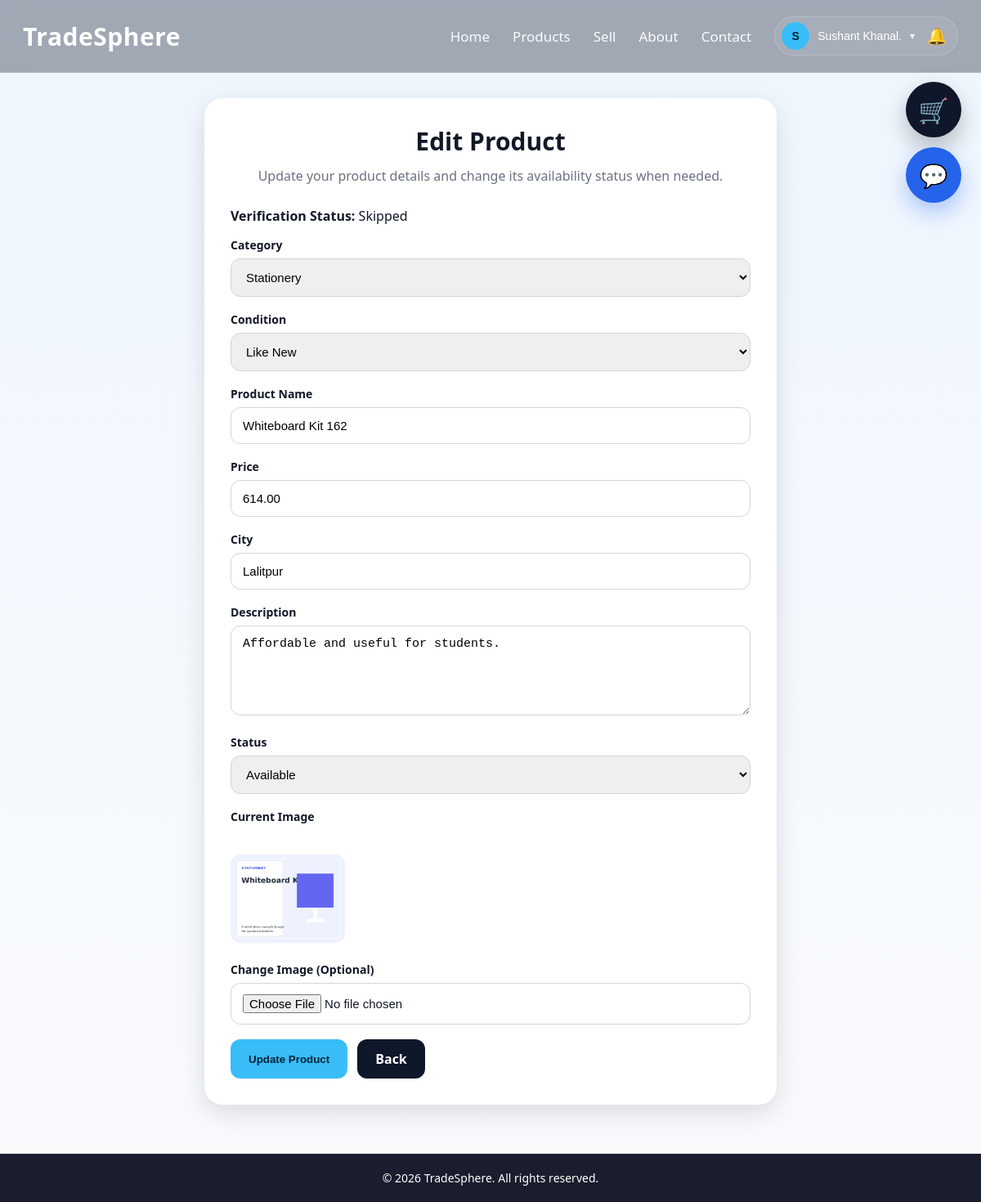
Page /edit_product.php?id=96 (signed in) on the earlier database version.
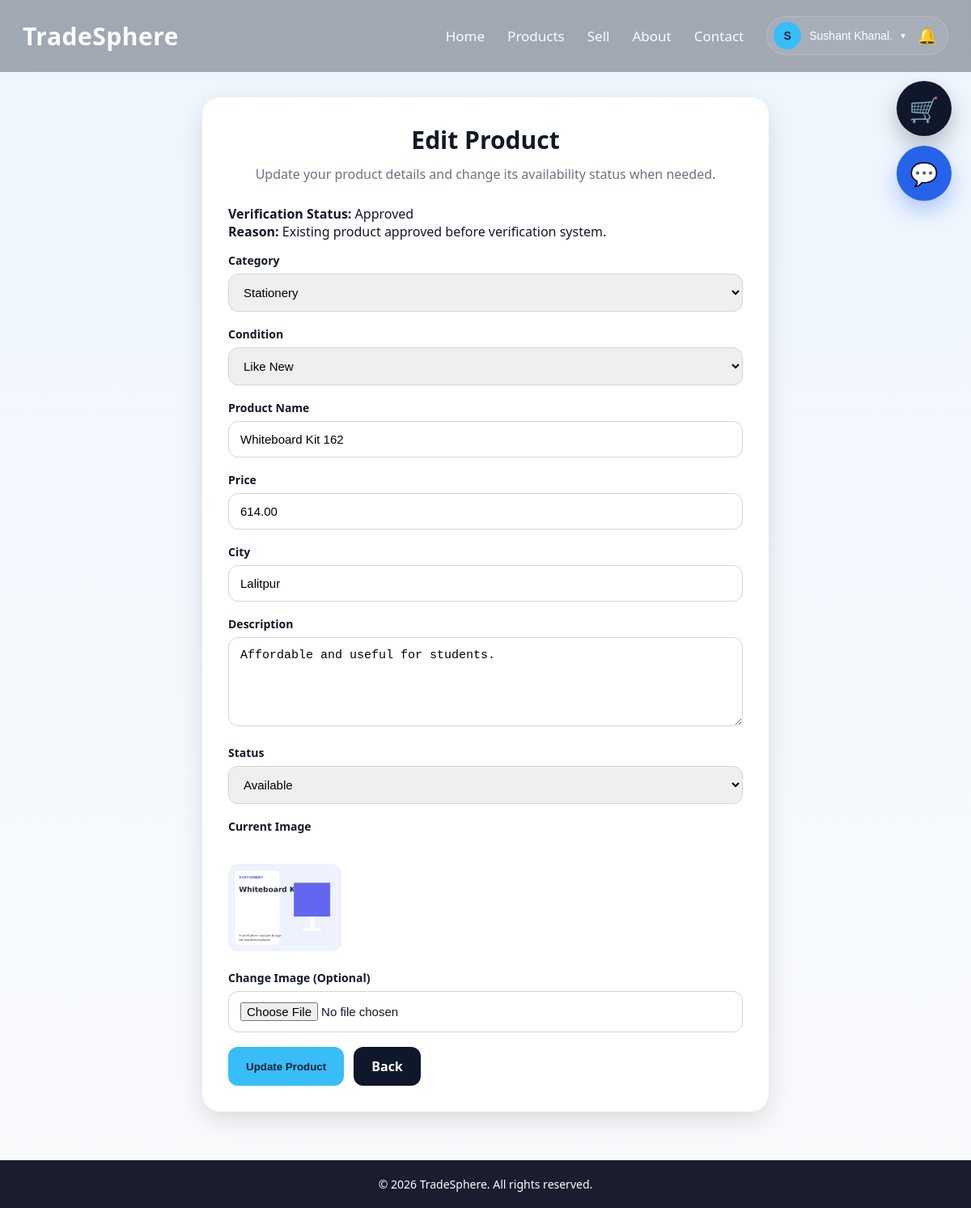
Same page on the later database version.
### tables this page shows
CREATE TABLE `products` (
  `id` int(11) NOT NULL,
  `user_id` int(11) DEFAULT NULL,
  `name` varchar(255) DEFAULT NULL,
  `category_id` int(11) DEFAULT NULL,
  `price` decimal(10,2) DEFAULT NULL,
  `city` varchar(100) DEFAULT NULL,
  `seller_email` varchar(150) DEFAULT NULL,
  `contact_number` varchar(20) DEFAULT NULL,
  `contact_info` varchar(255) DEFAULT NULL,
  `image` varchar(255) DEFAULT NULL,
  `description` text DEFAULT NULL,
  `product_condition` varchar(50) DEFAULT NULL,
  `status` enum('available','sold') DEFAULT 'available',
  `created_at` timestamp NOT NULL DEFAULT current_timestamp(),
  `average_rating` decimal(3,2) NOT NULL DEFAULT 0.00,
  `rating_count` int(11) NOT NULL DEFAULT 0,
  `ai_status` enum('approved','manual_review','rejected','skipped') DEFAULT 'skipped',
  `ai_reason` text DEFAULT NULL
);

CREATE TABLE `categories` (
  `id` int(11) NOT NULL,
  `name` varchar(100) NOT NULL
);

### edit_product.php (the view, shortened to what this page needs)
<?php
include "config/db.php";
$userEmail = $conn->real_escape_string($_SESSION['user']);
$userRes = $conn->query("
    SELECT id, email
    FROM users
    WHERE email='$userEmail'
    LIMIT 1
");
$user = $userRes ? $userRes->fetch_assoc() : null;
$userId = (int)$user['id'];
$productId = (int)$_GET['id'];
$productRes = $conn->query("
    SELECT *
    FROM products
    WHERE id=$productId
    AND user_id=$userId
    LIMIT 1
");
$product = $productRes ? $productRes->fetch_assoc() : null;
$categories = $conn->query("SELECT * FROM categories ORDER BY name ASC");
$backLink = "profile.php#listings";
?>
<!DOCTYPE html>
<html lang="en">
<head>
    <link rel="stylesheet" href="css/style.css">
</head>
<body>
<?php include "includes/navbar.php"; ?>
<div class="form-page">
    <div class="form-card">
        <h2>
            <?php echo (($product['ai_status'] ?? '') === 'rejected') ? 'Edit & Resubmit Product' : 'Edit Product'; ?>
        </h2>
        <p class="helper">
            <?php if (($product['ai_status'] ?? '') === 'rejected'): ?>
                Update your rejected product details and resubmit it for admin verification.
            <?php else: ?>
                Update your product details and change its availability status when needed.
            <?php endif; ?>
        </p>
        <?php if (!empty($product['ai_status'])): ?>
            <div class="info-msg" style="margin-bottom:15px;">
                <strong>Verification Status:</strong>
                <?php echo htmlspecialchars(ucfirst(str_replace('_', ' ', $product['ai_status']))); ?>
                <?php if (!empty($product['ai_reason'])): ?>
                    <br>
                    <strong>Reason:</strong>
                    <?php echo htmlspecialchars($product['ai_reason']); ?>
                <?php endif; ?>
            </div>
        <?php endif; ?>
        <form method="POST" enctype="multipart/form-data">
            <div class="form-group">
                <label>Category</label>
                <select name="category_id" required>
                    <?php if ($categories && $categories->num_rows > 0): ?>
                        <?php while ($cat = $categories->fetch_assoc()): ?>
                            <option value="<?php echo (int)$cat['id']; ?>" <?php echo ((int)$product['category_id'] === (int)$cat['id']) ? 'selected' : ''; ?>>
                                <?php echo htmlspecialchars($cat['name']); ?>
                            </option>
                        <?php endwhile; ?>
                    <?php endif; ?>
                </select>
            </div>
            <div class="form-group">
                <label>Condition</label>
                <select name="product_condition" required>
                    <option value="Like New" <?php echo ($product['product_condition'] === 'Like New') ? 'selected' : ''; ?>>Like New</option>
                </select>
            </div>
            <div class="form-group">
                <label>Product Name</label>
                <input type="text" name="name" value="<?php echo htmlspecialchars($product['name']); ?>" required>
            </div>
            <div class="form-group">
                <label>Price</label>
                <input type="number" step="0.01" min="1" name="price" value="<?php echo htmlspecialchars($product['price']); ?>" required>
            </div>
            <div class="form-group">
                <label>City</label>
                <input type="text" name="city" value="<?php echo htmlspecialchars($product['city']); ?>" required>
            </div>
            <div class="form-group">
                <label>Description</label>
                <textarea name="description" required><?php echo htmlspecialchars($product['description']); ?></textarea>
            </div>
            <div class="form-group">
                <label>Status</label>
                <select name="status" required>
                    <option value="available" <?php echo ($product['status'] === 'available') ? 'selected' : ''; ?>>Available</option>
                </select>
            </div>
            <div class="form-group">
                <label>Current Image</label><br>
                <img
                    src="uploads/<?php echo htmlspecialchars($product['image']); ?>"
                    alt="Current Product Image"
                    style="width: 140px; border-radius: 12px; margin-top: 8px;"
                >
            </div>
            <div class="form-group">
                <label>Change Image (Optional)</label>
                <input type="file" name="image" accept="image/*">
            </div>
            <div class="form-actions">
                <button type="submit" name="update_product" class="btn btn-primary">
                    <?php echo (($product['ai_status'] ?? '') === 'rejected') ? 'Update & Resubmit' : 'Update Product'; ?>
                </button>
                <a href="<?php echo htmlspecialchars($backLink); ?>" class="btn btn-dark">
                    Back
                </a>
            </div>
        </form>
    </div>
</div>
<footer>© 2026 TradeSphere. All rights reserved.</footer>
</body>
</html>

Differences in the rows shown:
changed products "Like New": ai_status "Skipped" → "Approved"; ai_reason (not shown) → "Existing product approved before verification system."
Other differences:
text now shown: "Reason:"
